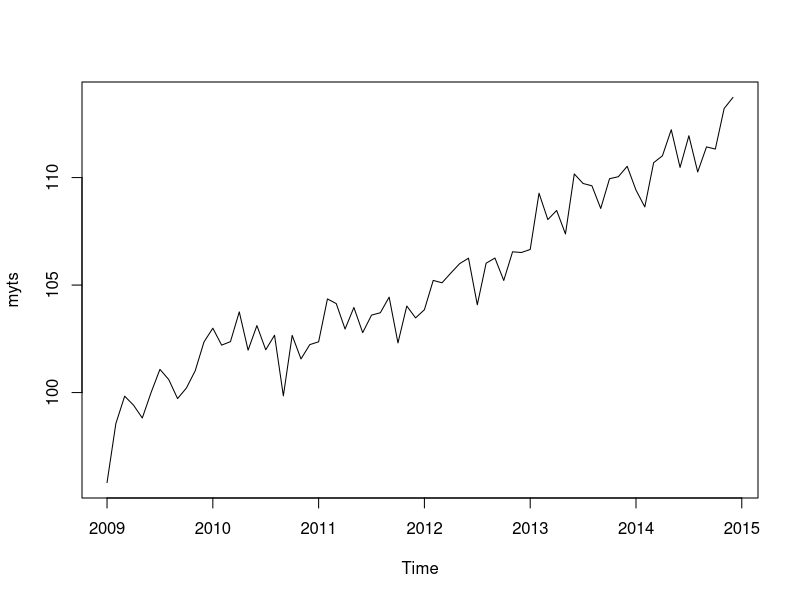
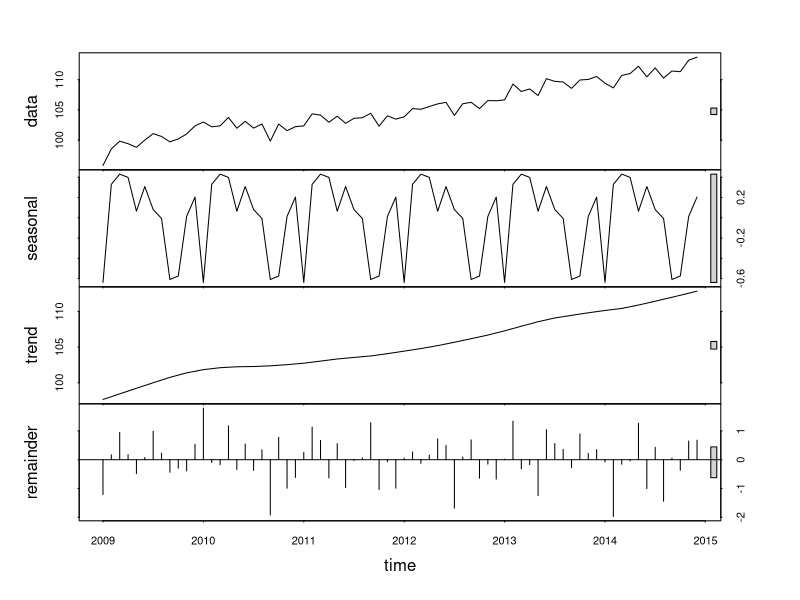
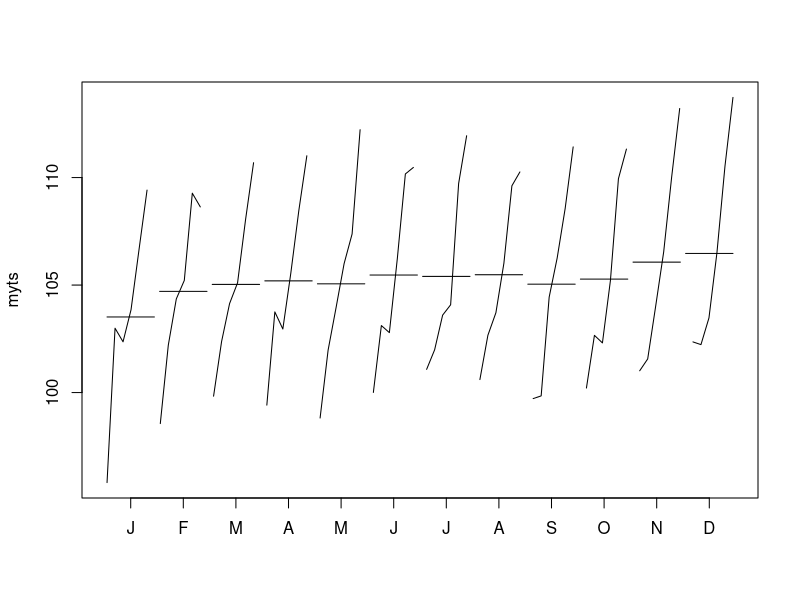
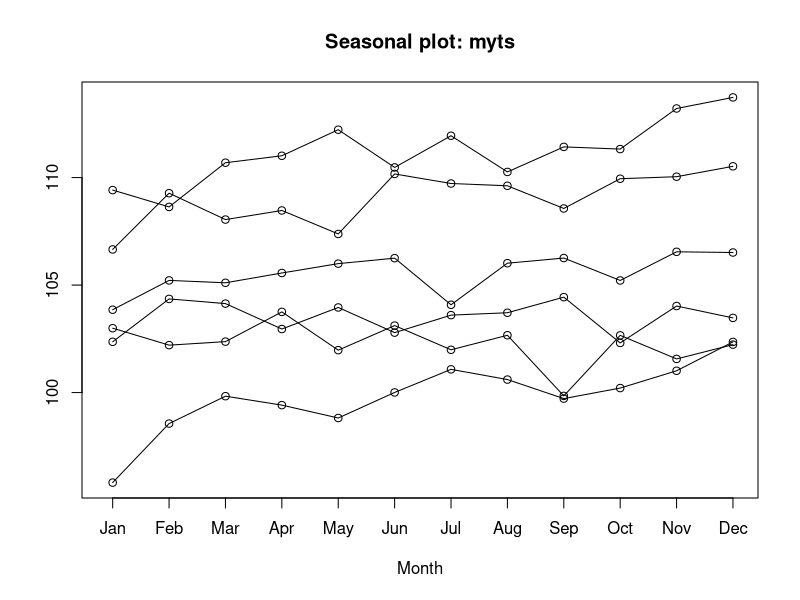
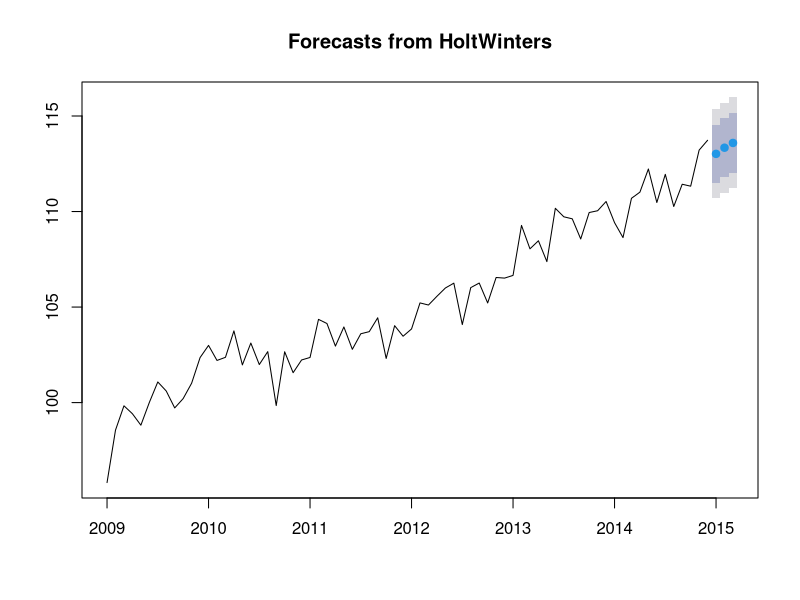
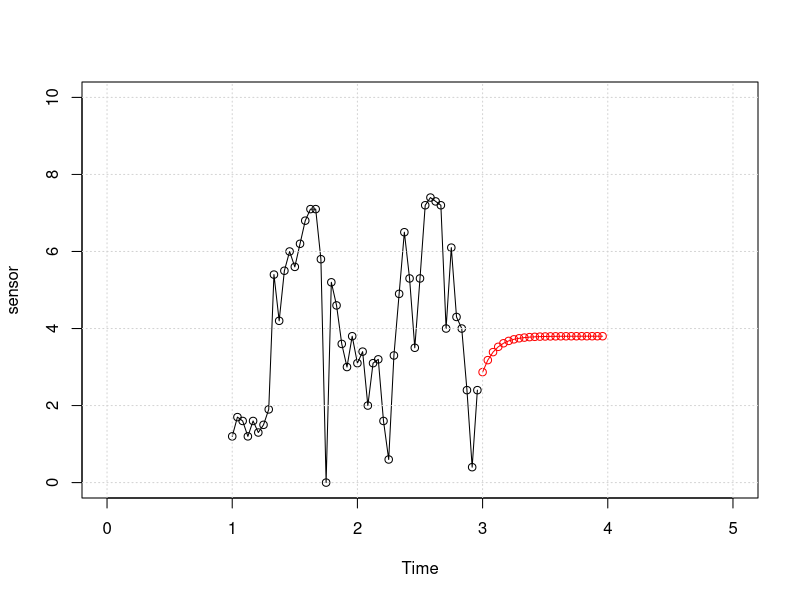
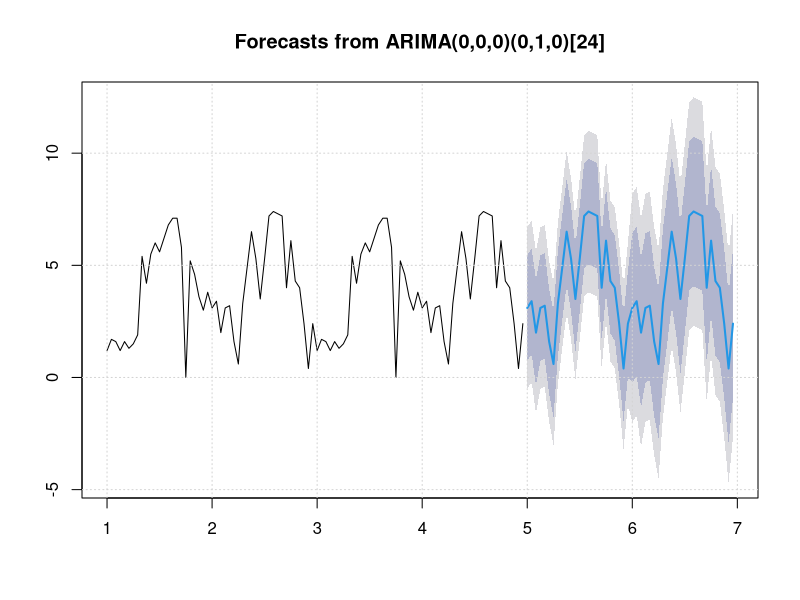

Generate these figures, in order, with R:
## ---- chunk 1
knitr::opts_chunk$set(echo = TRUE)
## ---- chunk 2
library(forecast)
## ---- chunk 3
# save a numeric vector containing 72 monthly observations
# from Jan 2009 to Dec 2014 as a time series object
myvector <- sort(rnorm(72,100,4)) + rnorm(72,5,1)
myts <- ts(myvector, start=c(2009, 1), end=c(2014, 12), frequency=12) 
## ---- chunk 4
# subset the time series (June 2014 to December 2014)
myts2 <- window(myts, start=c(2014, 6), end=c(2014, 12)) 
## ---- chunk 5
# plot series
plot(myts)
## ---- chunk 6
# Seasonal decomposition
fit <- stl(myts, s.window="period")
plot(fit)
## ---- chunk 7
# additional plots
monthplot(myts)
library(forecast)
seasonplot(myts)
## ---- chunk 8
# simple exponential - models level
fit <- HoltWinters(myts, beta=FALSE, gamma=FALSE)
# double exponential - models level and trend
fit <- HoltWinters(myts, gamma=FALSE)
# triple exponential - models level, trend, and seasonal components
fit <- HoltWinters(myts)
## ---- chunk 9
# predictive accuracy
#library(forecast)
#accuracy(fit)
## ---- chunk 10
# predict next three future values
library(forecast)
forecast(fit, 3)
plot(forecast(fit, 3))
## ---- chunk 11
library(forecast)
value <- c(1.2, 1.7, 1.6, 1.2, 1.6, 1.3, 1.5, 1.9, 5.4, 4.2, 5.5, 6, 5.6, 
6.2, 6.8, 7.1, 7.1, 5.8, 0, 5.2, 4.6, 3.6, 3, 3.8, 3.1, 3.4, 
2, 3.1, 3.2, 1.6, 0.6, 3.3, 4.9, 6.5, 5.3, 3.5, 5.3, 7.2, 7.4, 
7.3, 7.2, 4, 6.1, 4.3, 4, 2.4, 0.4, 2.4)

sensor<-ts(value,frequency=24)
fit <- auto.arima(sensor)
LH.pred<-predict(fit,n.ahead=24)
plot(sensor,ylim=c(0,10),xlim=c(0,5),type="o", lwd="1")
lines(LH.pred$pred,col="red",type="o",lwd="1")
grid()

## ---- chunk 12
##########################


value <- c(1.2,1.7,1.6, 1.2, 1.6, 1.3, 1.5, 1.9, 5.4, 4.2, 5.5, 6.0, 5.6, 6.2, 6.8, 7.1, 7.1, 5.8, 0.0, 5.2, 4.6, 3.6, 3.0, 3.8, 3.1, 3.4, 2.0, 3.1, 3.2, 1.6, 0.6, 3.3, 4.9, 6.5, 5.3, 3.5, 5.3, 7.2, 7.4, 7.3, 7.2, 4.0, 6.1, 4.3, 4.0, 2.4, 0.4, 2.4, 1.2,1.7,1.6, 1.2, 1.6, 1.3, 1.5, 1.9, 5.4, 4.2, 5.5, 6.0, 5.6, 6.2, 6.8, 7.1, 7.1, 5.8, 0.0, 5.2, 4.6, 3.6, 3.0, 3.8, 3.1, 3.4, 2.0, 3.1, 3.2, 1.6, 0.6, 3.3, 4.9, 6.5, 5.3, 3.5, 5.3, 7.2, 7.4, 7.3, 7.2, 4.0, 6.1, 4.3, 4.0, 2.4, 0.4, 2.4)
sensor <- ts(value,frequency=24) # consider adding a start so you get nicer labelling on your chart. 
fit <- auto.arima(sensor)
fcast <- forecast(fit)
plot(fcast)
grid()
fcast
